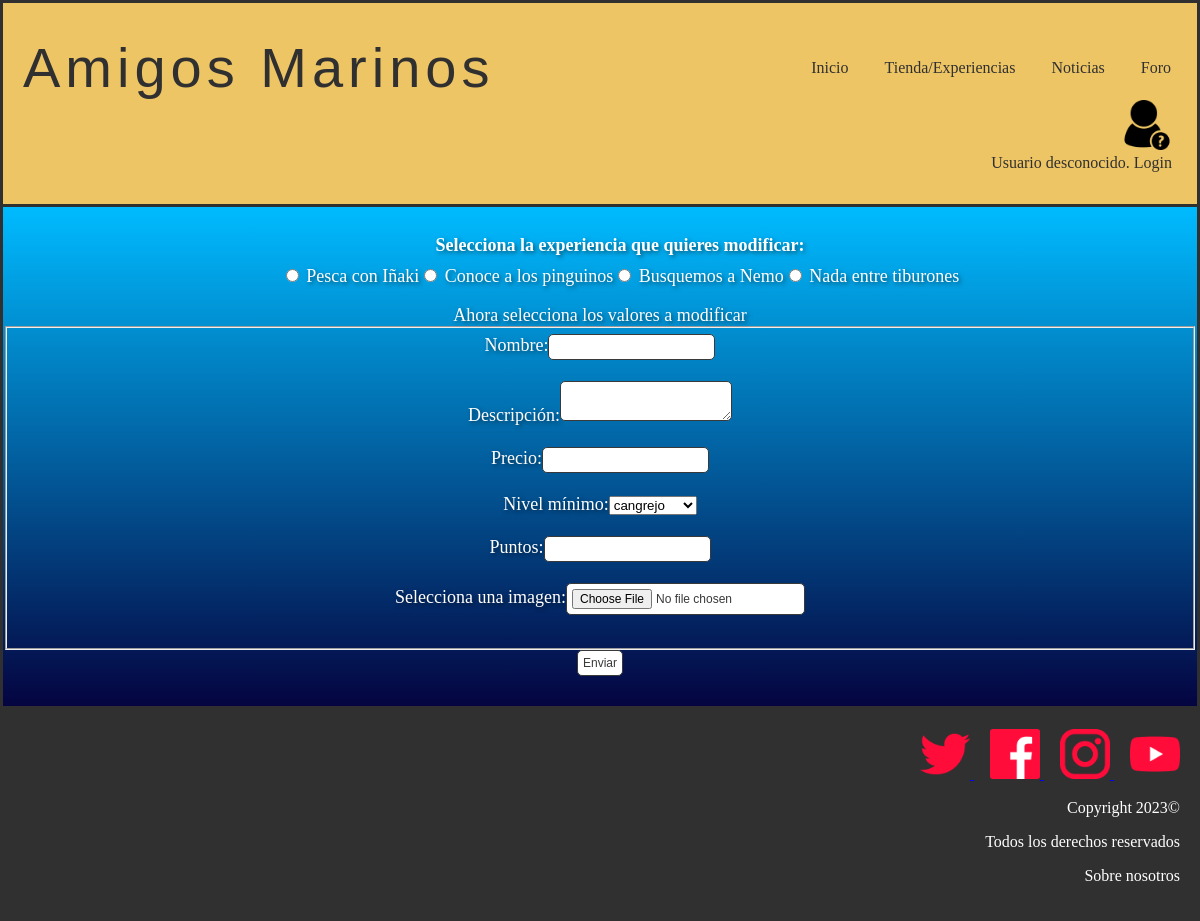
The page /modificarExperiencia.php on the database as committed earlier.
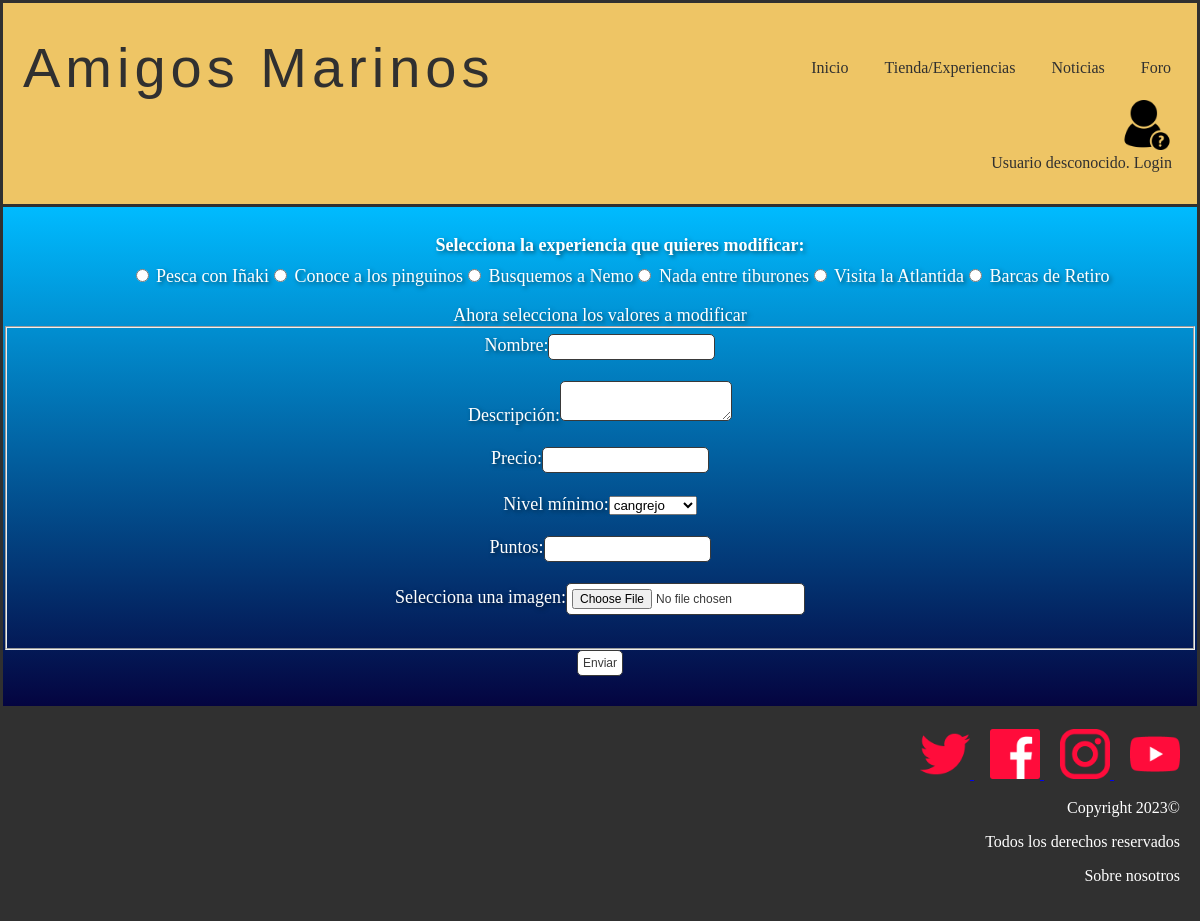
The same page on the database as committed later.
### tables this page shows
CREATE TABLE IF NOT EXISTS `experiencias` (
  `nombre` varchar(25) NOT NULL,
  `id` int(11) NOT NULL AUTO_INCREMENT,
  `descripcion` text NOT NULL,
  `precio` float NOT NULL,
  `nivelminimo` int(11) NOT NULL,
  `puntos` int(11) NOT NULL,
  `imagen` varchar(50) NOT NULL,
  PRIMARY KEY (`id`),
  KEY `nivelminimo` (`nivelminimo`)
);

### includes/experiencias.php (called while the page is built, shortened)
<?php
class Experiencia {
    private $nombre;
    private $id;
    private $descripcion;
    private $precio;
    private $puntos;
    private $urlImagen;
    private function __construct($id = null , $descripcion, $precio,$nivelminimo, $urlImagen, $nombre,$puntos)
    {
        $this->id = $id;
        $this->descripcion = $descripcion;
        $this->nombre = $nombre;
        $this->precio = $precio;
        $this->urlImagen = $urlImagen;
        $this->puntos=$puntos;
    }
    public static function cargarExperiencias(){
        $experiencias = [];
        $conn=Aplicacion::getInstance()->getConexionBd();
        $query = "SELECT * FROM experiencias";
        $resultado = mysqli_query($conn, $query);
        if(mysqli_num_rows($resultado) > 0){
            $i = 0;
            while($fila = $resultado->fetch_assoc()){
                $experiencias[$i] = new Experiencia($fila["id"], $fila["descripcion"], $fila["precio"], $fila["nivelminimo"], $fila["imagen"], $fila["nombre"],$fila['puntos']);
                $i++;
            }
            return $experiencias;
        }
        else{
            return false;
        }
    }
    public function getId()
    {
        return $this->id;
    }
    public function getNombre()
    {
        return $this->nombre;
    }
    public function getPuntos()
    {
        return $this->puntos;
    }
    public function getDescripcion(){
        return $this->descripcion;
    }
    public function getImagen(){
        return $this->urlImagen;
    }
    public function getPrecio(){
        return $this->precio;
    }
}
?>

### modificarExperiencia.php (the view, shortened to what the changed rows need)
<?php
    require_once __DIR__.'/includes/experiencias.php';
?>
<!DOCTYPE html>
<html>
    <head>
        <link href= "./css/style.css" rel="stylesheet" type="text/css">
    </head>
    <body>
        <main>
                <div class="container">
                    <div class="exp">
                        <ul class="modificarExp">
                            <?php
                                $experiencias = Experiencia::cargarExperiencias();
                                if(empty($experiencias)){
                                    echo '<h2>No hay experiencias en la tienda</h2>';
                                }
                                else{
                                    echo '<form action="validarEdicion.php?es=experiencia" method="post"  enctype="multipart/form-data">';
                                    echo '<label>Selecciona la experiencia que quieres modificar:</label>';
                                        foreach($experiencias as $e){
                                            $id = $e->getId();
                                    $nombre = $e->getNombre();
                                    $descripcion = $e->getDescripcion();
                                    $precio = $e->getPrecio();
                                    $puntos=$e->getPuntos();
                                    $imagen = $e->getImagen();
                                    echo "<li><input type='radio' name='experiencia' value='". $id ."' data-nombre='". $nombre ."' data-descripcion='". $descripcion ."' data-precio='". $precio ."' data-imagen='". $imagen ."'data-puntos='". $puntos ."'> ". $nombre ."</li>";
                                        }
                        echo '</ul>';
                                }
                        ?>
                    </div>
                </div>
        </main>
    </body>
</html>

Rows that differ between the two databases and show on the page:
added experiencias: nombre "Visita la Atlantida"
added experiencias: nombre "Barcas de Retiro"
